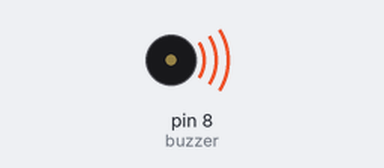
A sketch run on a simulated Arduino Uno, built with avr-gcc and run on an emulated ATmega328P. Parts: buzzer (waves = sounding, pin HIGH).

Above: at 0.2 s.
Timing chart, 0 to 3.0 s (numbered marks = the images above):
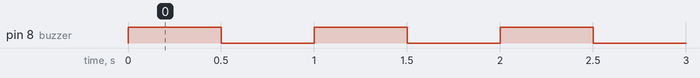

Measured:
- by itself, pin 8 (buzzer): alternates HIGH for 0.50 s and LOW for 0.50 s

The sketch:

buzzer.ino
```cpp
// Tactical Alert Mission
// Use Arduino to control a buzzer

int buzzer = 8;       // Buzzer connected to pin 9
int alertLevel = 150; // Try changing this value

void setup() {
  // Set the buzzer pin as OUTPUT
  pinMode(buzzer, OUTPUT);
}

void loop() {

  // Activate the buzzer
  analogWrite(buzzer, alertLevel);

  // Keep the alarm ON for some time
  delay(500);

  // Turn the buzzer OFF
  analogWrite(buzzer, 0);

  // Wait before the next alert
  delay(500);

  // TODO:
  // Can you modify the alert pattern?
  // Try changing the alertLevel and delays.
}
```
